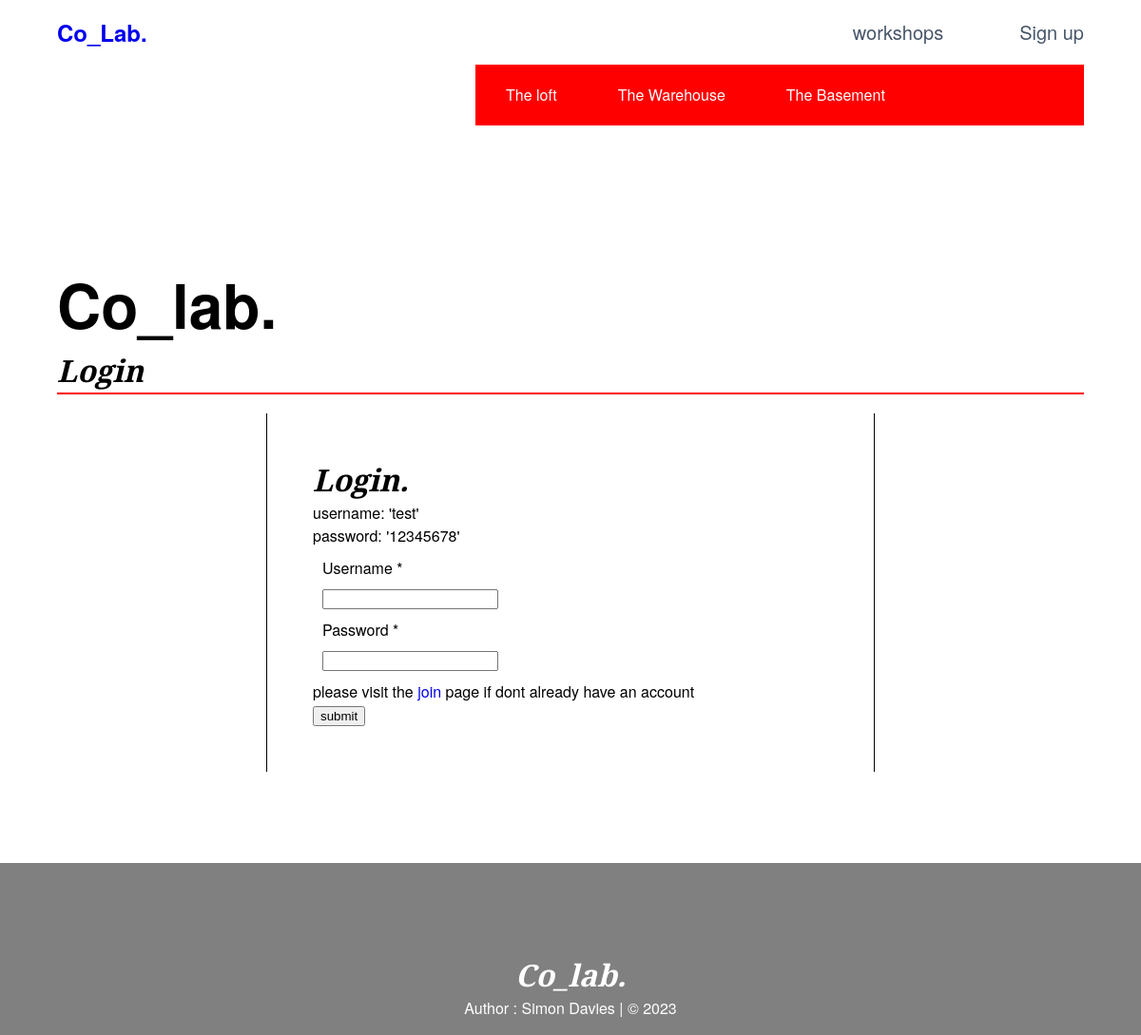
/views/login.php, run on the app's committed database.
### tables this page shows
CREATE TABLE `venue` (
  `venueID` int(11) NOT NULL,
  `venueTitle` varchar(256) NOT NULL,
  `venueDescription` text
);

### model/functions.php (the view, shortened to what this page needs)
<?php
require('pdo.php');
function get_venue_items() {
	global $pdo;
	$sql = 'SELECT * FROM co_Lab.venue';
	$result = $pdo->query($sql);
	foreach($result as $row):
		echo "<ul>";
		echo '<li><a href="workshopsByVenue.php?venueID=' .$row['venueID'] . ' " > ' . $row['venueTitle'] . ' </a></li>';
		echo "</ul>";
	endforeach;
}
?>

### views/css/style.css (style rules this page uses)
* { box-sizing: border-box; }
html { font-size: 16px; font-family: "HelveticaNeue-Light", "Helvetica Neue Light", "Helvetica Neue", Helvetica, Arial, "Lucida Grande", sans-serif; font-weight: 500; }
body { width: 100%; height: 100%; margin: 0; display: block; }
a { text-decoration: none; }
li { list-style: none; }
.griditem3 a { color: white; }
.griditem3 ul { display: inline-block; margin: 1.25rem 2rem; list-style-type: none; }
.griditem3 li { justify-content: flex-end; }

### data on the page
venue: venueTitle "The loft"
venue: venueTitle "The Warehouse"
venue: venueTitle "The Basement"
